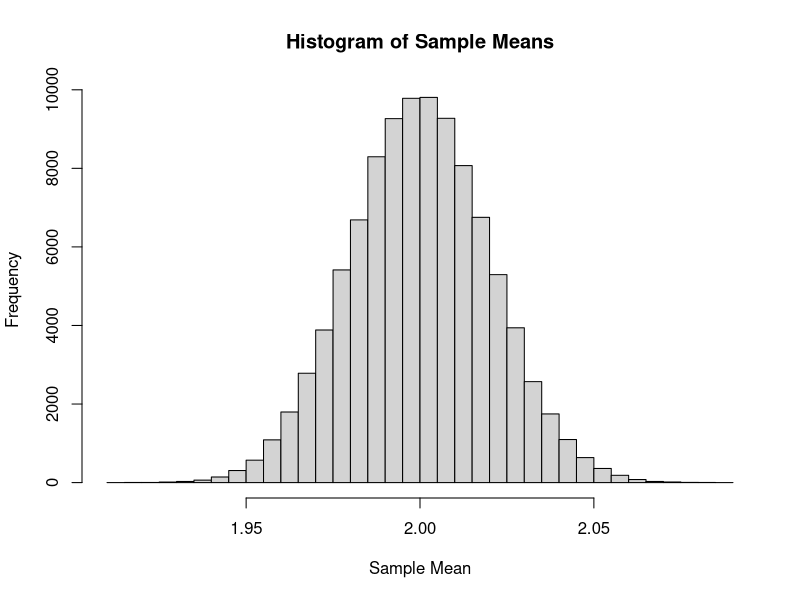

Write R code to recreate this figure.
## ---- chunk 1
n_1 = 20
n_2 = 50
lambda = 5
N = 10^5
## ---- chunk 2
proportions_1 = numeric(N)
proportions_2 = numeric(N)
## ---- chunk 3
for (i in 1:N) {
  X_1 = rexp(n_1, rate = lambda)
  Mean_1 = mean(X_1)
  X_2 = rexp(n_2, rate = lambda)
  Mean_2 = mean(X_2)
  
  proportions_1[i] <- as.numeric(Mean_1 >= 0.19 & Mean_1 <= 0.21)
  proportions_2[i] <- as.numeric(Mean_2 >= 0.19 & Mean_2 <= 0.21)
}
## ---- chunk 4
res_n1 = sum(proportions_1) / N
res_n2 = sum(proportions_2) / N

res_n1
res_n2
## ---- chunk 5
# (a) n = 16
p_exact_a = pgamma(2.5, shape = 16, rate = 16*0.5)
p_exact_a
# (b) n = 36
p_exact_b = pgamma(2.5, shape = 36, rate = 36*0.5)
p_exact_b
# (c) n = 100
p_exact_c = pgamma(2.5, shape = 100, rate = 100*0.5)
p_exact_c
## ---- chunk 6
N = 10^5
n = 100

samples = matrix(rgamma(N*n, shape =n, rate = n*0.5), ncol = n)
sample_means <- rowMeans(samples)

# Plot a histogram
hist(sample_means, breaks = 30, main = "Histogram of Sample Means", xlab = "Sample Mean")
